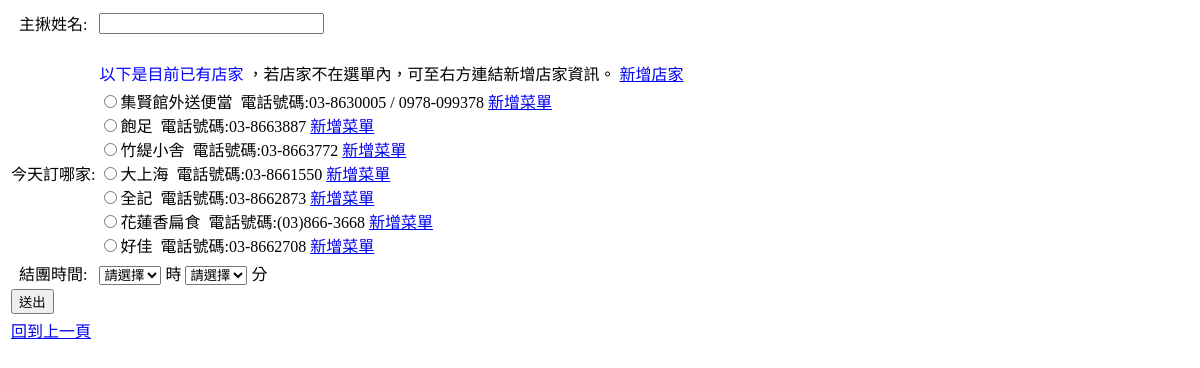
The page /create.php on the database as committed earlier.
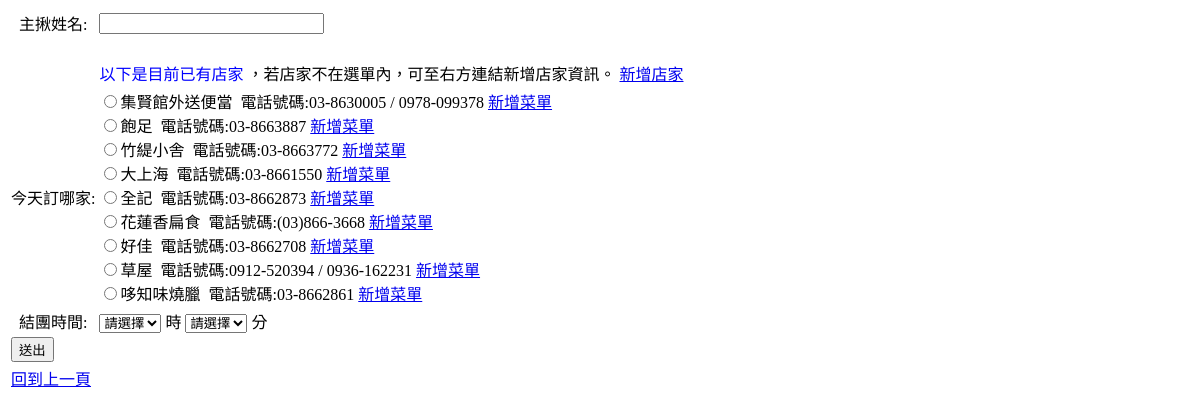
The same page on the database as committed later.
### tables this page shows
CREATE TABLE IF NOT EXISTS `shop` (
  `id` int(20) NOT NULL AUTO_INCREMENT,
  `shopName` text NOT NULL,
  `shopPhone` text NOT NULL,
  `deliveryCondition` text NOT NULL,
  `userIp` text NOT NULL,
  PRIMARY KEY (`id`)
);

### create.php (the view, shortened to what this page needs)
<?php require_once('Connections/connection.php'); ?>
<!DOCTYPE html PUBLIC "-//W3C//DTD XHTML 1.0 Strict//EN" "http://www.w3.org/TR/xhtml1/DTD/xhtml1-strict.dtd">
<html xmlns="http://www.w3.org/1999/xhtml" dir="ltr" lang="zh-tw" xml:lang="zh-tw">
	<head>
	</head>
	<body>
		<form method="post" action="<?php htmlentities($_SERVER['PHP_SELF']); ?>">
			<table>
				<tr>
					<td><center>主揪姓名:</center></td>
					<td><input name="primaryName" id="primaryName" type="text" maxlength="30" size="25" /></td>
				</tr>
				<tr>
					<td><br/></td>
				</tr>
				<tr>
					<td> </td>
					<td><font size=\"5\" color=\"0000FFFF\">以下是目前已有店家</font>
						，若店家不在選單內，可至右方連結新增店家資訊。
						<a href="shop.php">新增店家</a>
					</td>
				</tr>
				<tr>
					<td><center>今天訂哪家:</center></td>
					<?php
						$query = "SELECT * FROM shop";
						$result = mysql_query($query, $connection) or die(mysql_error());
					?>
					<td>
						<?php
						if ($result) {
							while ( $row = mysql_fetch_assoc($result) ) {
						?>
								<input type="radio" id="shopName" name="shopName" value="<?php echo $row['shopName'] ?>"><label><?php echo $row['shopName'] ."&nbsp; 電話號碼:". $row['shopPhone'] ?></label>
								<a href="menu.php?shopId=<?php echo $row['id'] ?>">新增菜單</a><br/>
						<?php
							}
						}
						?>
					</td>
				</tr>
				<tr>
					<td><center>結團時間:</center></td>
					<td>
						<select id="hours" name="hours">
							<option value="-1">請選擇</option>
						</select>
						時
						<select id="mins" name="mins">
							<option value="-1">請選擇</option>
						</select>
						分<br>
					</td>
				</tr>
				<tr>
					<td><input id="send" name="submit" type="submit" value="送出" onclick="return CheckFields();" /></td>
				</tr>
				<tr>
					<td><a href="index.php">回到上一頁</a></td>
				</tr>
			</table>
		</form>
	</body>
</html>

Rows that differ between the two databases and show on the page:
added shop: shopName "草屋", shopPhone "0912-520394 / 0936-162231"
added shop: shopName "哆知味燒臘", shopPhone "03-8662861"
